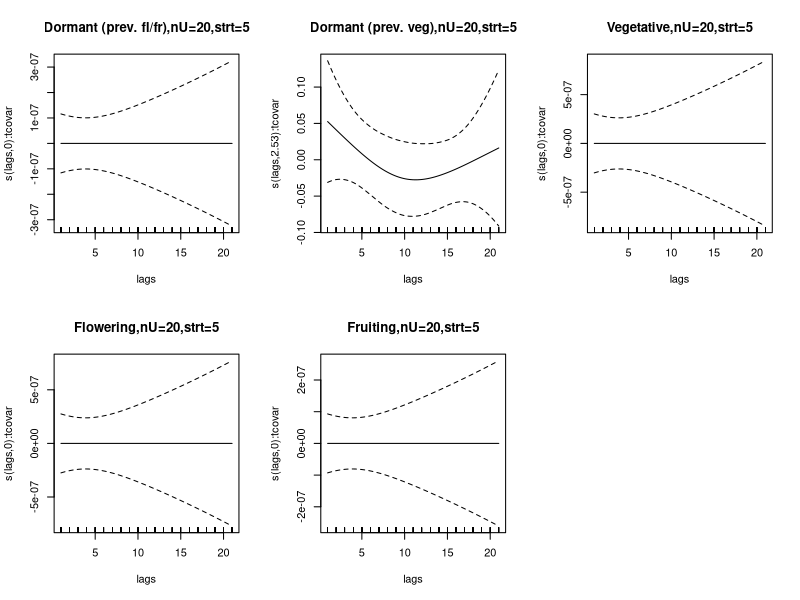

Reproduce this figure in R.
#Following Elizabeth's code to fit a GAM to isotria vital rate data, to see if climate data is associated with any vital rates
library(mgcv)
library(boot)
#setwd("C:\\Users\\ecrone01\\Box Sync\\Box Sync\\recovered files\\Ailene Isotria")
setwd("~/git/isotria/analyses")
rm(list=ls()) 
# read in climate data
AllClimDat = read.csv("../data/climate_isotria_NH_1976_2016.csv", header = T)#These data are form multiple stations
ClimDat=AllClimDat[which(AllClimDat$NAME=="LAKEPORT 2, NH US"),]
# read in isotria data
FlwrDat = read.csv("yprobemerg.csv")
colnames(FlwrDat)[1]<-"year"
# both files need year in lower case as a column for matching data sets
ClimDat$year<-substr(ClimDat$DATE,1,4)
ClimDat$month<-substr(ClimDat$DATE,6,7)
ClimDat=subset(ClimDat,year>1982 & year<2015)

# function from Teller 2016 to aggregate data by month-my data are already in this format
aggLags<-function(datC, fun, meas, seg){
  pars <- as.list(match.call()[-1])
  measure<-datC[,as.character(pars$meas)]
  segment<-datC[,as.character(pars$seg)]
  agg<-with(datC,ftable(tapply(measure, list(datC$year, segment), fun)))
  agg<-as.data.frame(agg)
  names(agg)<-c("year",pars$seg,paste(pars$meas, pars$fun,"Now", sep=""))
  
  return(list(agg,paste(pars$fun)))
}

# function from Teller 2016 to create lagged variables
appLags<-function(agDatC,nUnits,name,fun){
  storeNames<-names(agDatC)
  for (i in 1:nUnits){
    agDatC<-as.data.frame(agDatC)
    waved<-agDatC[[3]]
    newWave<-c(rep(NA, times=i),waved) 
    newThing<-newWave[1:nrow(agDatC)]
    agDatC<-cbind(agDatC, newThing)
  }
  names(agDatC)<-c(storeNames,paste(name,fun,1:nUnits, sep=""))
  return(agDatC)
}
makeDat = function(useclim, usevr, monthStart){
  tempAggWT<-aggLags(datC=useclim, fun=mean, meas=TMAX, seg=month)#aggregating temperature by mean
  subAgg<-tempAggWT[[1]]
  subAgg$month<-as.numeric(as.character(subAgg$month))
  subAgg<-subAgg[with(subAgg,order(year,month)),]

  tempWaveWT<-appLags(agDatC=subAgg, nUnits=nUnits, name=paste("month","temp", sep=""), fun=tempAggWT[[2]])
  tempWaveWT<-na.omit(tempWaveWT)

  monthStart=monthStart
  subsWT<-subset(tempWaveWT,tempWaveWT$month==monthStart) #choose start month
  subsWT<-subsWT[,-which(names(subsWT)=="month")] #Get rid of "month" column
  subsWT$year<-as.numeric(as.character(subsWT$year)) #make "year" readable to merge

  #reshape to show temp over the last nUnits
  labs<-c("year","t.00", paste("t.0",1:9, sep=""),
        paste("t.",10:nUnits, sep=""))
  names(subsWT) <- labs

  # merge climate and butterfly data, following code from Teller 2016
  datag<-merge(usevr, subsWT, by="year")
  datag$year<-as.factor(datag$year);

  ## define and enter covariates the way the fitting function wants
  tvars <- which(substr(names(datag),1,2)=="t."); 
  datag$tcovar <- as.matrix(datag[,tvars]) 

  lags <- matrix(0,nrow(datag),length(tvars)); 
  for(i in 1:ncol(lags)) lags[,i]=i; 
  datag$lags=as.matrix(lags); 
  datag$yr = strtoi(datag$year)

  return(datag)
}

#Loop through with different start months 1:12, just to see if that matters:

nUnits = 20
strt = 5
dat1 = makeDat(useclim = ClimDat,usevr = FlwrDat, monthStart = strt)
#str(dat1)
#head(dat1)
quartz(height=5,width=8)
par(mfrow=c(2,3))
# and now, fit a GAM for dormant(prev veg) plants
gam0b = gam(logit(Stage_curd) ~ s(lags, by=tcovar, bs="cs"),
            data=dat1, method="GCV.Cp",gamma=1.2, family = gaussian) 
print(summary(gam0b))
plot(gam0b,main="Dormant (prev. fl/fr),nU=20,strt=5")
# and now, fit a GAM for dormant(prev veg) plants
gam0b = gam(logit(Stage_curdv) ~ s(lags, by=tcovar, bs="cs"),
            data=dat1, method="GCV.Cp",gamma=1.2, family = gaussian) 
print(summary(gam0b))
plot(gam0b,main="Dormant (prev. veg),nU=20,strt=5")
# and now, fit a GAM for vegetative plants
gam0b = gam(logit(Stage_curv) ~ s(lags, by=tcovar, bs="cs"),
            data=dat1, method="GCV.Cp",gamma=1.2, family = gaussian) 
print(summary(gam0b))
plot(gam0b,main="Vegetative,nU=20,strt=5")
# and now, fit a GAM for flowering plants
gam0b = gam(logit(Stage_curfl) ~ s(lags, by=tcovar, bs="cs"),
            data=dat1, method="GCV.Cp",gamma=1.2, family = gaussian) 
print(summary(gam0b))
plot(gam0b,main="Flowering,nU=20,strt=5")
# and now, fit a GAM for fruiting plants
gam0b = gam(logit(Stage_curfr) ~ s(lags, by=tcovar, bs="cs"),
            data=dat1, method="GCV.Cp",gamma=1.2, family = gaussian) 
print(summary(gam0b))
plot(gam0b,main="Fruiting,nU=20,strt=5")
